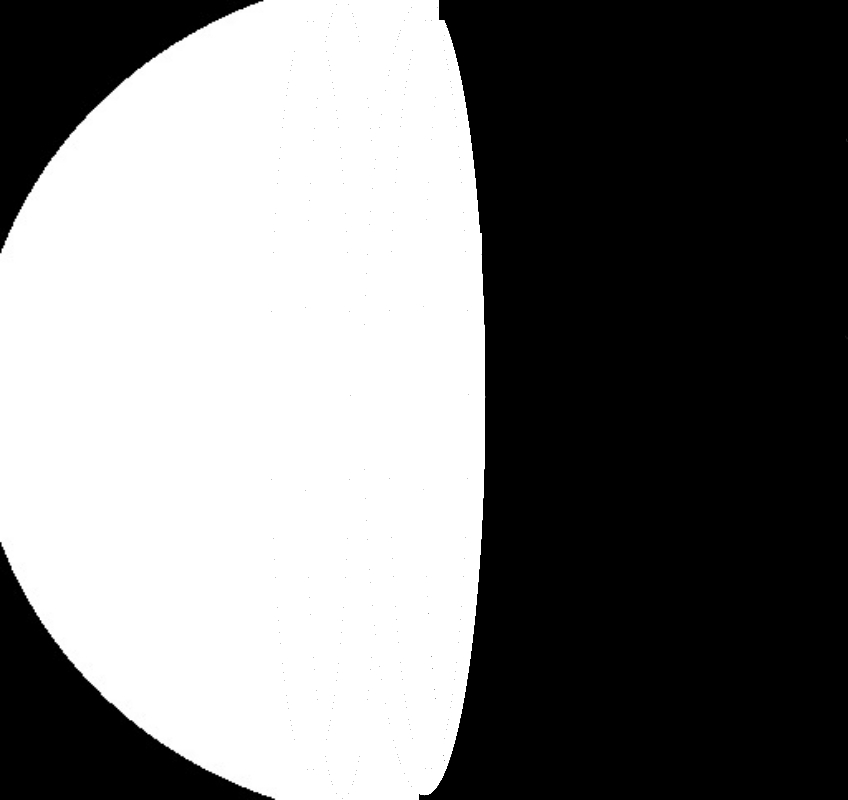
//> input picture vins/vins_mono/config/fisheye_mask1.jpg, 848 x 800 px
$ ./mask_modification   (built with g++ and OpenCV 4)
//> lines starting //> are read from the running program, lines starting //| are printed output that depends on the picture
#include <opencv2/opencv.hpp>
#include <iostream>

using namespace cv;
using namespace std;


void modifyFishmask(const string& fishmaskPath, int pitchAngle) {
//> called with fishmaskPath = "fisheye_mask1.jpg", pitchAngle = 50
   // Load fishmask image
    Mat fishmask = imread(fishmaskPath, IMREAD_GRAYSCALE);
//> fishmask is the input picture: 800 rows x 848 cols, CV_8UC1; min 0, max 255, mean 123.6
    if (fishmask.empty()) {
        cerr << "Failed to load image: " << fishmaskPath << endl;
        return;
    }

    // Display original fishmask
    namedWindow("Original Fishmask", WINDOW_NORMAL);
    imshow("Original Fishmask", fishmask);
    waitKey(0);

    // Get image dimensions
    int width = fishmask.cols;
//> width = 848
    int height = fishmask.rows;
//> height = 800

    // Calculate factor based on pitch angle
    float angleFactor = (90 - pitchAngle) / 50.0f; // Assuming angle varies from 90 to 50
    int additionalCrop = 0; // Additional amount of black area to be cropped from the right side
    // Calculate new width based on angle factor
    int newWidth = static_cast<int>(width * angleFactor);
//> newWidth = 678

    // Calculate the amount of black area to be cropped from the sides
    int cropAmount = (width - newWidth) / 2 + additionalCrop;
//> cropAmount = 85

    // Crop the black area from the sides
    Mat croppedFishmask = fishmask(Rect(cropAmount, 0, newWidth, height)).clone();
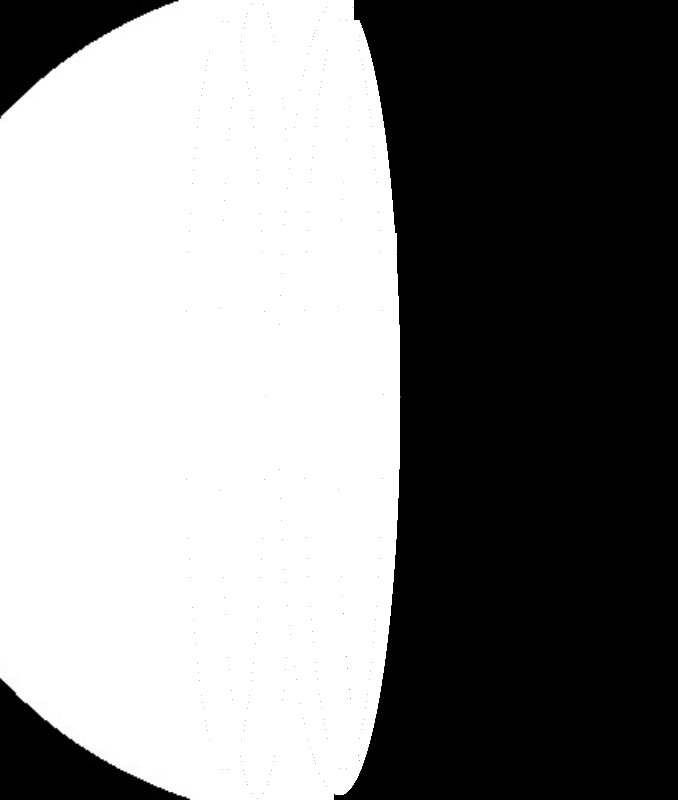
//> croppedFishmask: 800 rows x 678 cols, CV_8UC1; min 0, max 255, mean 136.9

    // Divide the cropped fishmask into two equal width parts
    Mat whitepartFishmask = croppedFishmask(Rect(0, 0, newWidth / 2, height)).clone();
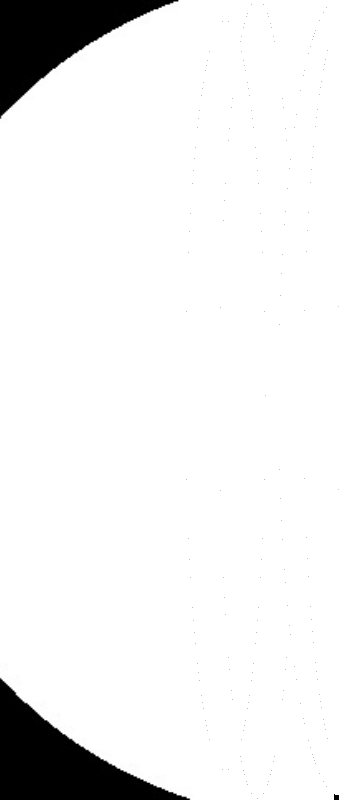
//> whitepartFishmask: 800 rows x 339 cols, CV_8UC1; min 0, max 255, mean 237.6
    Mat blackpartFishmask = croppedFishmask(Rect(newWidth / 2, 0, newWidth / 2, height)).clone();
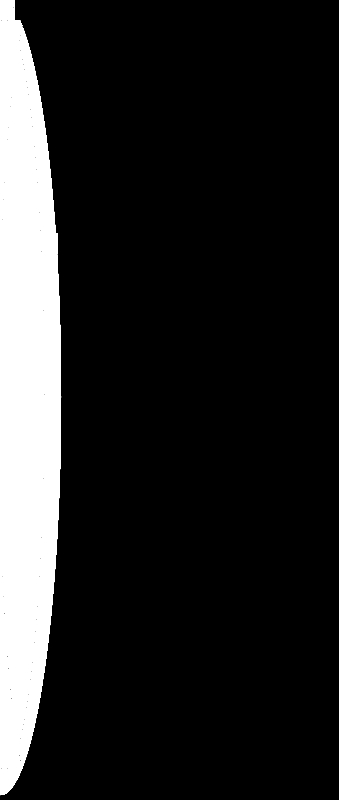
//> blackpartFishmask: 800 rows x 339 cols, CV_8UC1; min 0, max 255, mean 36.3

    // Create a white mask with width of cropAmount and the same height
    Mat whitePartAddition = Mat::ones(height, cropAmount, CV_8U) * 255;

    // Combine all three masks
    Mat finalMask;
    hconcat(whitepartFishmask, whitePartAddition , finalMask);
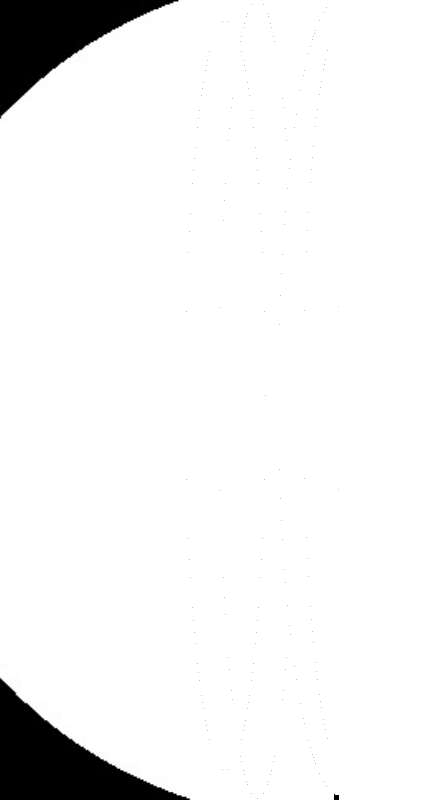
//> finalMask: 800 rows x 424 cols, CV_8UC1; min 0, max 255, mean 241.1
    hconcat(finalMask, blackpartFishmask , finalMask);
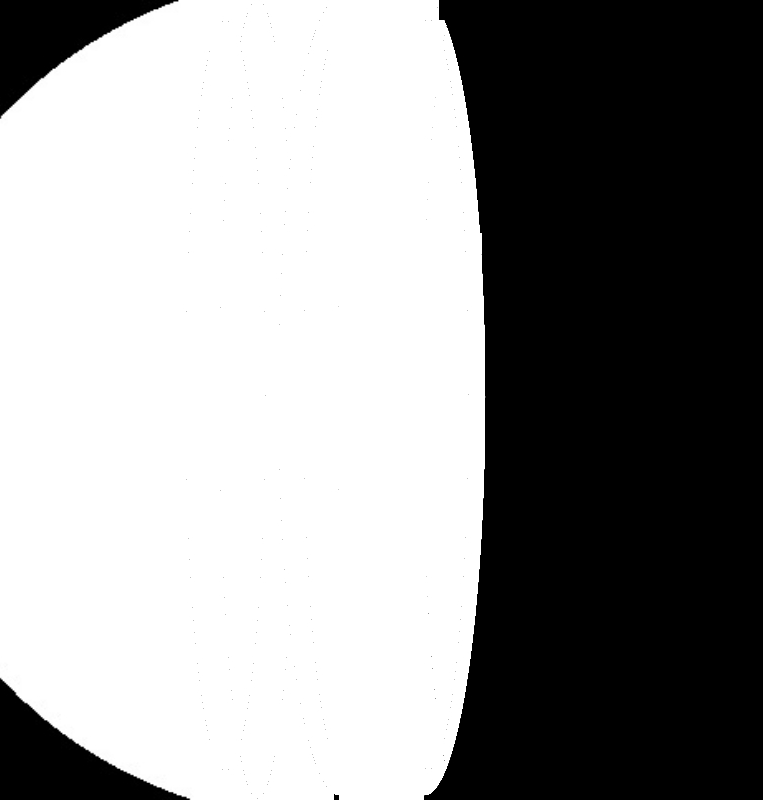
//> finalMask: 800 rows x 763 cols, CV_8UC1; min 0, max 255, mean 150.1

// Resize final mask to original size
    resize(finalMask, finalMask, Size(width, height));
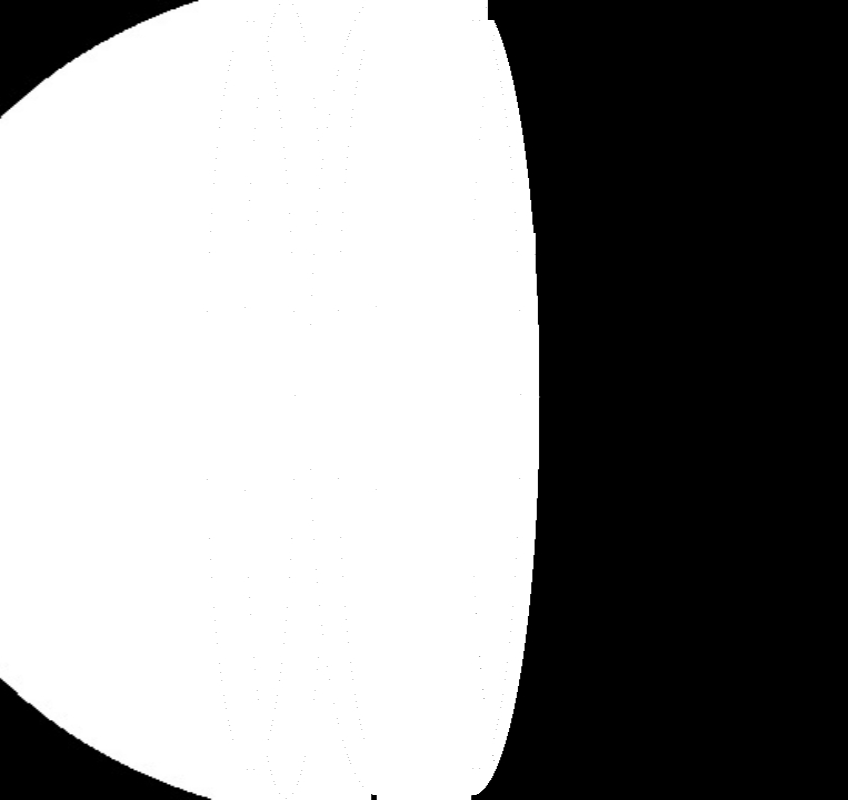
//> finalMask: 800 rows x 848 cols, CV_8UC1; min 0, max 255, mean 150.1

    // Display final mask
    namedWindow("Final Mask", WINDOW_NORMAL);
    imshow("Final Mask", finalMask);
    waitKey(0);

    // Save final mask
    imwrite("final_mask.png", finalMask);

}


int main() {
    string fishmaskPath = "fisheye_mask1.jpg";
    int pitchAngle = 50; // Assuming pitch angle is 60 degrees
    modifyFishmask(fishmaskPath, pitchAngle);

    return 0;
}
